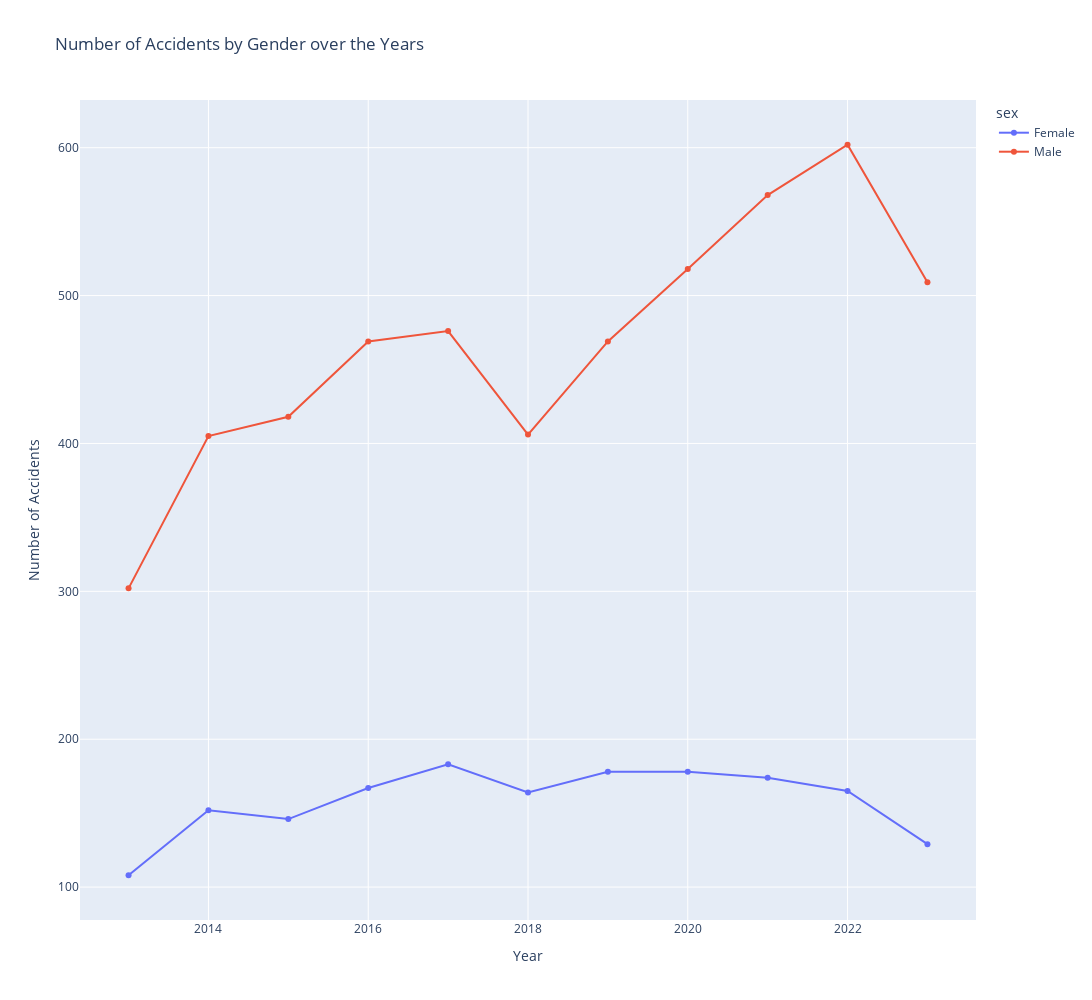

Notebook code for this chart:
### Code cell
fig = px.line(
    mm_by_year_and_gender[(mm_by_year_and_gender.accident_year < 2024)],
    x='accident_year',
    y='count',             # or use 'percentage' if you want percentages
    color='sex',     # each age group will be its own line
    markers=True,          # show markers
    title="Number of Accidents by Gender over the Years",
    labels={
        "accident_year": "Year",
        "count": "Number of Accidents",
        "age_group": "Gender"
    }
)

fig.update_layout(
    width=1600,
    height=1000
)

fig.show()

### Figure 1 — Plotly figure (JSON) as saved in the notebook; plotly's stock layout.template omitted (floating-point values rounded to 4 significant figures)
{"data": [{"hovertemplate": "sex=Female<br>Year=%{x}<br>Number of Accidents=%{y}<extra></extra>", "legendgroup": "Female", "line": {"color": "#636efa", "dash": "solid"}, "marker": {"symbol": "circle"}, "mode": "lines+markers", "name": "Female", "orientation": "v", "showlegend": true, "type": "scatter", "x": [2013, 2014, 2015, 2016, 2017, 2018, 2019, 2020, 2021, 2022, 2023], "xaxis": "x", "y": [108, 152, 146, 167, 183, 164, 178, 178, 174, 165, 129], "yaxis": "y"}, {"hovertemplate": "sex=Male<br>Year=%{x}<br>Number of Accidents=%{y}<extra></extra>", "legendgroup": "Male", "line": {"color": "#EF553B", "dash": "solid"}, "marker": {"symbol": "circle"}, "mode": "lines+markers", "name": "Male", "orientation": "v", "showlegend": true, "type": "scatter", "x": [2013, 2014, 2015, 2016, 2017, 2018, 2019, 2020, 2021, 2022, 2023], "xaxis": "x", "y": [302, 405, 418, 469, 476, 406, 469, 518, 568, 602, 509], "yaxis": "y"}], "layout": {"height": 1000, "legend": {"title": {"text": "sex"}, "tracegroupgap": 0}, "title": {"text": "Number of Accidents by Gender over the Years"}, "width": 1600, "xaxis": {"anchor": "y", "domain": [0, 1], "title": {"text": "Year"}}, "yaxis": {"anchor": "x", "domain": [0, 1], "title": {"text": "Number of Accidents"}}}}
